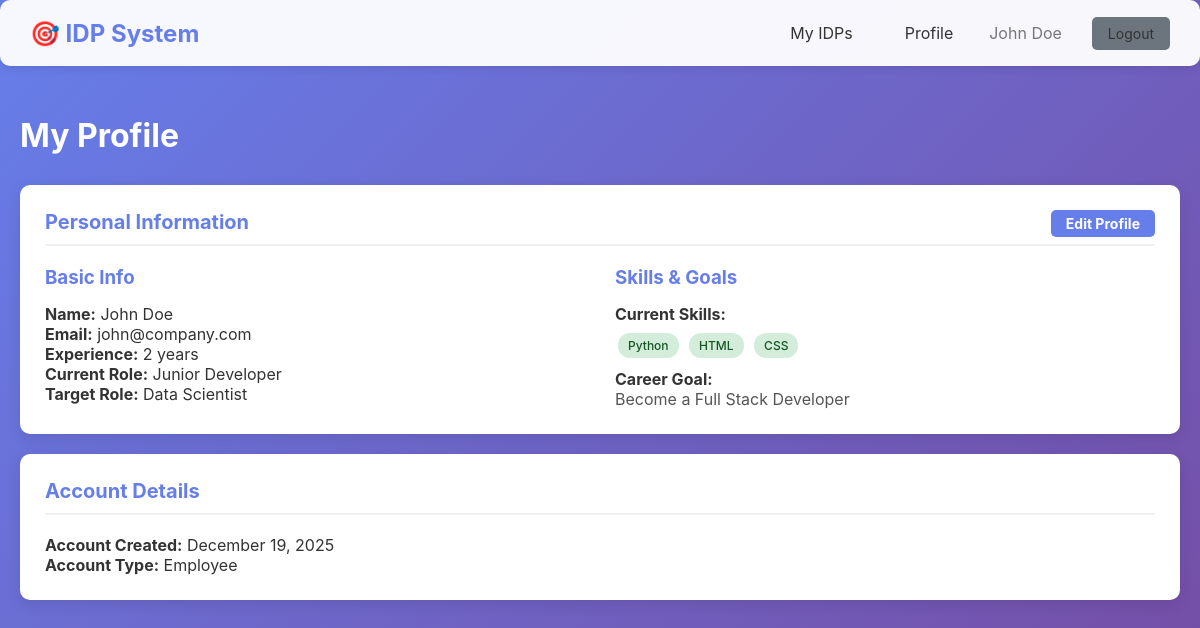
/employee/profile (signed in), run on the app's committed database.
### models/models.py (models this page shows, shortened)
class User(UserMixin, db.Model):
    __tablename__ = 'users'
    id = db.Column(db.Integer, primary_key=True)
    name = db.Column(db.String(100), nullable=False)
    email = db.Column(db.String(120), unique=True, nullable=False)
    password_hash = db.Column(db.String(255), nullable=False)
    role = db.Column(db.String(20), nullable=False, default='employee')  # 'hr' or 'employee'
    skills = db.Column(db.Text)  # Comma-separated skills
    experience = db.Column(db.Integer, default=0)  # Years of experience
    goal = db.Column(db.Text)  # Career goal
    current_role = db.Column(db.String(100))
    target_role = db.Column(db.String(100))
    created_at = db.Column(db.DateTime, default=datetime.utcnow)
    idps = db.relationship('IDP', backref='user', lazy=True, cascade='all, delete-orphan')
    def get_skills_list(self):
        return [s.strip() for s in self.skills.split(',') if s.strip()] if self.skills else []

### routes/employee.py (the view)
@employee_bp.route('/profile')
@login_required
@employee_required
def profile():
    return render_template('employee_profile.html', user=current_user)

### routes/employee.py (called while the page is built)
def employee_required(f):
    @wraps(f)
    def decorated_function(*args, **kwargs):
        if not current_user.is_authenticated:
            flash('Please login to continue', 'error')
            return redirect(url_for('auth.login'))
        return f(*args, **kwargs)
    return decorated_function

### templates/employee_profile.html (shortened to what this page needs)
{% extends "base.html" %}
{% block content %}
<h1 style="color: white; margin-bottom: 30px;">My Profile</h1>
<div class="card">
    <div class="card-header">
        Personal Information
        <a href="{{ url_for('employee.edit_profile') }}" class="btn btn-primary" style="float: right; padding: 5px 15px; font-size: 14px;">Edit Profile</a>
    </div>
    <div style="display: grid; grid-template-columns: 1fr 1fr; gap: 30px;">
        <div>
            <h3 style="color: #667eea; margin-bottom: 15px;">Basic Info</h3>
            <p><strong>Name:</strong> {{ user.name }}</p>
            <p><strong>Email:</strong> {{ user.email }}</p>
            <p><strong>Experience:</strong> {{ user.experience }} years</p>
            <p><strong>Current Role:</strong> {{ user.current_role or 'Not specified' }}</p>
            <p><strong>Target Role:</strong> {{ user.target_role or 'Not specified' }}</p>
        </div>
        <div>
            <h3 style="color: #667eea; margin-bottom: 15px;">Skills & Goals</h3>
            <p><strong>Current Skills:</strong></p>
            <div style="margin: 10px 0;">
                {% if user.skills %}
                    {% for skill in user.get_skills_list() %}
                        <span class="badge badge-completed" style="margin: 3px;">{{ skill }}</span>
                    {% endfor %}
                {% else %}
                    <span style="color: #777;">No skills listed</span>
                {% endif %}
            </div>
            <p style="margin-top: 15px;"><strong>Career Goal:</strong></p>
            <p style="color: #555;">{{ user.goal or 'Not specified' }}</p>
        </div>
    </div>
</div>
<div class="card">
    <div class="card-header">Account Details</div>
    <p><strong>Account Created:</strong> {{ user.created_at.strftime('%B %d, %Y') }}</p>
    <p><strong>Account Type:</strong> {{ user.role.title() }}</p>
</div>
{% endblock %}

### templates/base.html (shortened to what this page needs)
<!DOCTYPE html>
<html lang="en">
<head>
</head>
<body>
    {% if current_user.is_authenticated %}
    <div class="navbar">
        <div class="navbar-content">
            <div class="navbar-brand">🎯 IDP System</div>
            <div class="navbar-menu">
                {% if current_user.role == 'hr' %}
                    <a href="{{ url_for('hr.dashboard') }}">Dashboard</a>
                    <a href="{{ url_for('hr.employees') }}">Employees</a>
                    <a href="{{ url_for('hr.roles') }}">Roles</a>
                    <a href="{{ url_for('hr.reports') }}">Reports</a>
                {% else %}
                    <a href="{{ url_for('employee.dashboard') }}">My IDPs</a>
                    <a href="{{ url_for('employee.profile') }}">Profile</a>
                {% endif %}
                <span style="color: #777;">{{ current_user.name }}</span>
                <a href="{{ url_for('auth.logout') }}" class="btn btn-secondary" style="margin-left: 10px;">Logout</a>
            </div>
        </div>
    </div>
    {% endif %}
    <div class="container">
        {% block content %}{% endblock %}
    </div>
</body>
</html>

### templates/base.html (style rules this page uses)
* { margin: 0; padding: 0; box-sizing: border-box; }
body { font-family: -apple-system, BlinkMacSystemFont, 'Segoe UI', Roboto, Oxygen, Ubuntu, sans-serif; background: linear-gradient(135deg, #667eea 0%, #764ba2 100%); min-height: 100vh; color: #333; }
.container { max-width: 1200px; margin: 0 auto; padding: 20px; }
.navbar { background: rgba(255, 255, 255, 0.95); backdrop-filter: blur(10px); padding: 15px 30px; box-shadow: 0 2px 10px rgba(0,0,0,0.1); margin-bottom: 30px; border-radius: 10px; }
.navbar-content { display: flex; justify-content: space-between; align-items: center; max-width: 1200px; margin: 0 auto; }
.navbar-brand { font-size: 24px; font-weight: bold; color: #667eea; }
.navbar-menu { display: flex; gap: 20px; align-items: center; }
.navbar-menu a { text-decoration: none; color: #333; padding: 8px 16px; border-radius: 5px; transition: all 0.3s; }
.btn { padding: 10px 20px; border: none; border-radius: 5px; cursor: pointer; font-size: 14px; transition: all 0.3s; text-decoration: none; display: inline-block; }
.btn-primary { background: #667eea; color: white; }
.btn-secondary { background: #6c757d; color: white; }
.card { background: white; border-radius: 10px; padding: 25px; box-shadow: 0 4px 15px rgba(0,0,0,0.1); margin-bottom: 20px; }
.card-header { font-size: 20px; font-weight: bold; margin-bottom: 20px; color: #667eea; border-bottom: 2px solid #f0f0f0; padding-bottom: 10px; }
.badge { padding: 5px 10px; border-radius: 12px; font-size: 12px; font-weight: 500; }
.badge-completed { background: #d4edda; color: #155724; }

### data on the page
User: name "John Doe", email "john@company.com", experience "2", current_role "Junior Developer", target_role "Data Scientist", goal "Become a Full Stack Developer", created_at "December 19, 2025", role "Employee"

### other printed values
{{ skill }} "Python" "HTML" "CSS"
